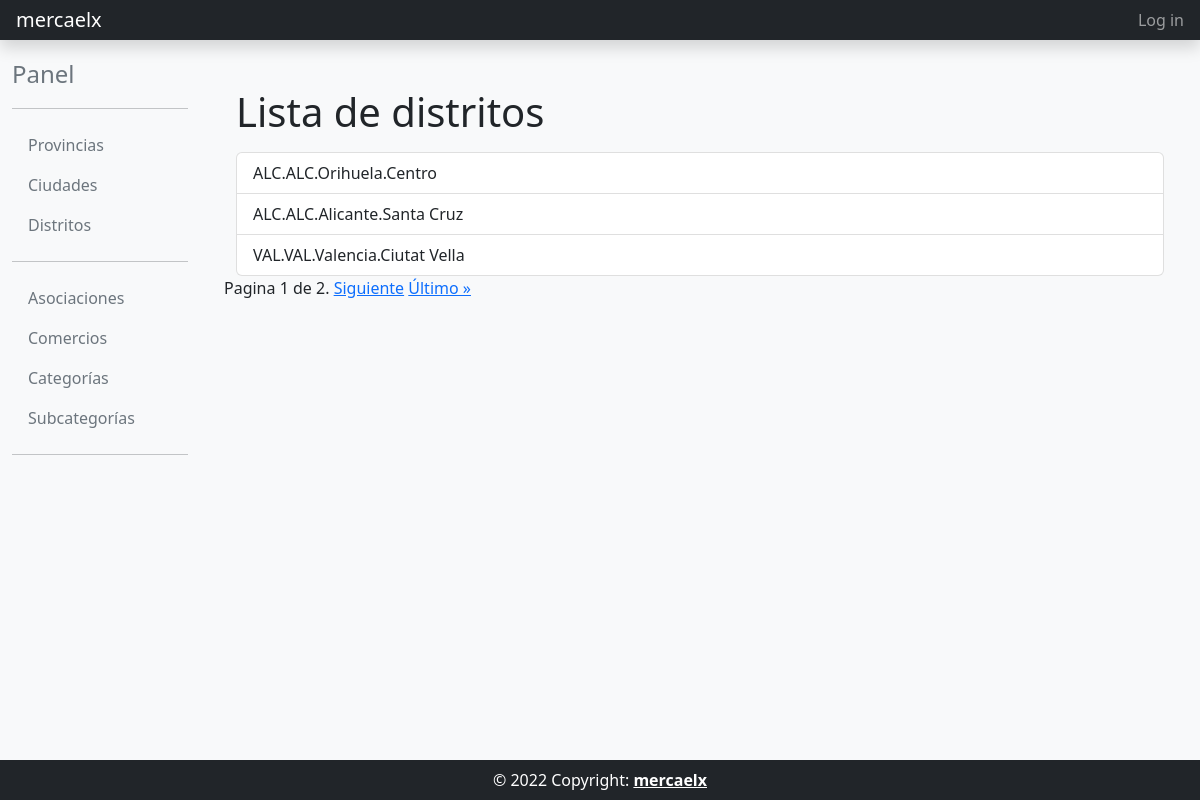
/distrito_list/, run on the app's committed database.
### core/models.py (models this page shows, shortened)
class Distrito(models.Model):
    ciudad = models.ForeignKey(Ciudad, on_delete=models.PROTECT)
    nombre = models.CharField(max_length=256)
    def __str__(self):
        return f"{self.ciudad.provincia.codigo}.{str(self.ciudad)}.{self.nombre[:100]}"
    class Meta:
        verbose_name = 'Distrito'
        verbose_name_plural = 'Distritos'
        unique_together = ('ciudad', 'nombre')
        ordering = ['ciudad__codigo', 'nombre']

class Ciudad(models.Model):
    codigo = models.CharField(max_length=10, unique=True)
    nombre = models.CharField(max_length=256, unique=True)
    provincia = models.ForeignKey(Provincia, on_delete=models.PROTECT)
    def __str__(self):
        return f"{self.provincia.codigo}.{self.nombre[:100]}"
    class Meta:
        verbose_name = 'Ciudad'
        verbose_name_plural = 'Ciudades'
        ordering = ['nombre']

class Provincia(models.Model):
    codigo = models.CharField(max_length=10, unique=True)
    nombre = models.CharField(max_length=255, unique=True)
    class Meta:
        verbose_name = 'Provincia' # Nombre en singular
        verbose_name_plural = 'Provincias' # Nombre en plural
        ordering = ['nombre'] # Ordenar por nombre

### core/views.py (the view)
# urls.py: path('distrito_list/', core_views.DistritoListView.as_view(), name='distrito_list'),
class DistritoListView(OrderedListMixin, ListView):
    model = Distrito
    template_name = 'core/distrito_list.html'
    paginate_by = 3

### common/mixins.py (called while the page is built)
    def get_queryset(self):
        queryset = super().get_queryset()
        ordering = self.request.GET.get('ordering', 'asc')
        if ordering == 'desc':
            return queryset.order_by('-id')
        return queryset.order_by('id')

### templates/core/distrito_list.html
{% extends "common/base_intranet.html" %}
{% block main_content %}
<div class="container">
    <h1>Lista de distritos</h1>
    <ul class="list-group mt-3 ">
    {% for distrito in object_list %}
        <a href="{% url 'distrito_detail' distrito.id %}" class="list-group-item list-group-item-action">{{ distrito}}</a>
    {% empty %}
        <p>No existen distritos.</p>
    {% endfor %}
    </ul>
</div>
{% include 'common/pagination.html' %}
{% endblock main_content %}

### data on the page
Distrito: ciudad+nombre "ALC.ALC.Orihuela.Centro"
Distrito: ciudad+nombre "ALC.ALC.Alicante.Santa Cruz"
Distrito: ciudad+nombre "VAL.VAL.Valencia.Ciutat Vella"

### other printed values
{{ page_obj.number }} "1"
{{ page_obj.paginator.num_pages }} "2"
